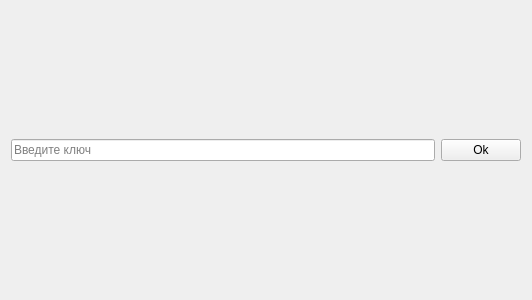
<?xml version="1.0" encoding="UTF-8"?>
<ui version="4.0">
 <class>KeyValidation</class>
 <widget class="QWidget" name="KeyValidation">
  <property name="geometry">
   <rect>
    <x>0</x>
    <y>0</y>
    <width>532</width>
    <height>300</height>
   </rect>
  </property>
  <property name="windowTitle">
   <string>Ключ</string>
  </property>
  <layout class="QHBoxLayout" name="horizontalLayout">
   <item>
    <widget class="QLineEdit" name="lineEdit">
     <property name="maxLength">
      <number>20</number>
     </property>
     <property name="placeholderText">
      <string>Введите ключ</string>
     </property>
    </widget>
   </item>
   <item>
    <widget class="QPushButton" name="pushButton">
     <property name="text">
      <string>Ok</string>
     </property>
    </widget>
   </item>
  </layout>
 </widget>
 <resources/>
</ui>
